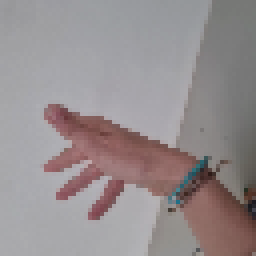
#> input picture frame_user_001_00924.png, 64 x 64 px (shown 4 times larger); its folder holds only this picture in this run
$ python -i frame_processer.py   (imports and definitions only)
#> lines starting #> are read from the running program, lines starting #| are printed output that depends on the picture; after the words box and inside, x2 and y2 are one past the last pixel; in counts of white or black regions, pixels touching at a corner belong together
import os
import cv2
import numpy as np
from PIL import Image, ImageEnhance

def remove_background_skin_mask(image_path):
    # Load and upscale to improve mask accuracy
#> called with image_path = 'frame_user_001_00924.png'
    img = cv2.imread(image_path)
#> img is the input picture: shape (64, 64, 3); mean B, G, R 143.3, 141.9, 150
    img = cv2.resize(img, (256, 256))
#> img: shape (256, 256, 3)
    img_ycrcb = cv2.cvtColor(img, cv2.COLOR_BGR2YCrCb)
#> img_ycrcb: shape (256, 256, 3); mean of channels 0, 1, 2 144.3, 132, 127.3

    # Skin color range in YCrCb (adjust if needed)
    lower = np.array([0, 133, 77], dtype=np.uint8)
    upper = np.array([255, 173, 127], dtype=np.uint8)
    mask = cv2.inRange(img_ycrcb, lower, upper)
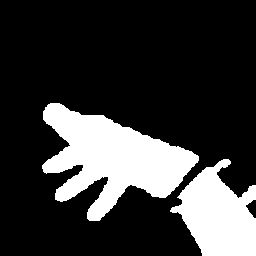
#> mask: shape (256, 256); 22% white; 2 white regions, box (x1, y1, x2, y2) and area: (42, 103, 199, 221) 9242, (170, 159, 256, 256) 5159

    # Morphological operations to clean noise
    mask = cv2.morphologyEx(mask, cv2.MORPH_OPEN, np.ones((5, 5), np.uint8))
#> mask: shape (256, 256); 21.9% white; 2 white regions, box (x1, y1, x2, y2) and area: (43, 103, 199, 221) 9231, (172, 159, 256, 256) 5140
    mask = cv2.GaussianBlur(mask, (5, 5), 0)
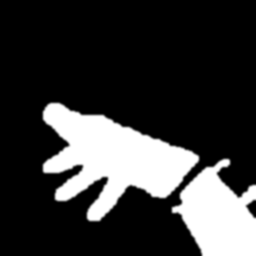
#> mask: shape (256, 256); min 0, max 255, mean 55.9

    # Create RGBA image
    img_rgba = cv2.cvtColor(img, cv2.COLOR_BGR2RGBA)
    img_rgba[:, :, 3] = mask
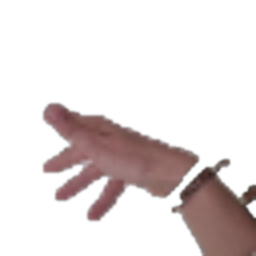
#> img_rgba: shape (256, 256, 4); mean R, G, B, A 149.9, 141.8, 143.2, 55.9; transparent parts drawn white

    # Resize back to 64x64
    result = cv2.resize(img_rgba, (64, 64))
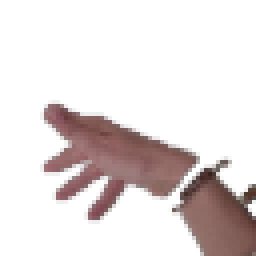
#> result: shape (64, 64, 4) (shown 4 times larger); mean R, G, B, A 150, 141.9, 143.3, 55.7; transparent parts drawn white
    return result


# [96 lines left out: functions remove_background_skin_mask_directory, process_images_in_folder, not called in this run]

>>> result = remove_background_skin_mask('frame_user_001_00924.png')
